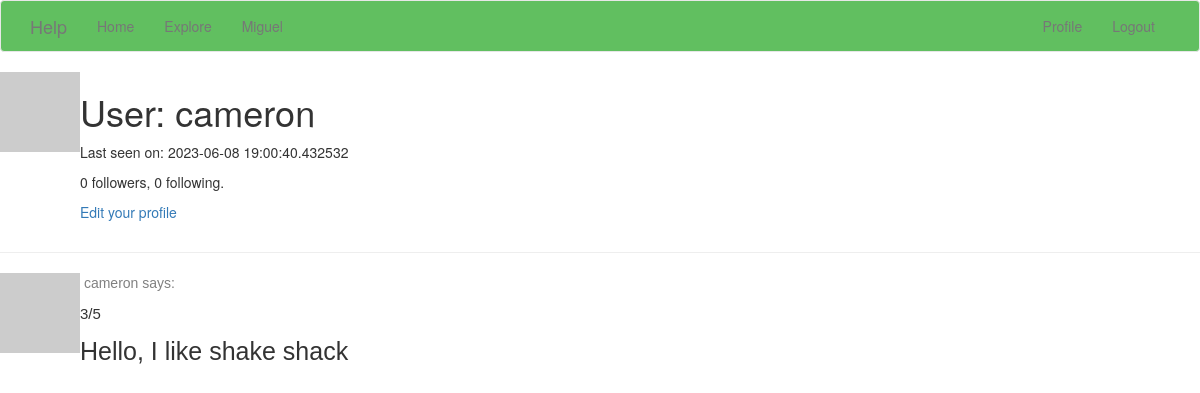
The app's page /user/cameron (signed in), older data.
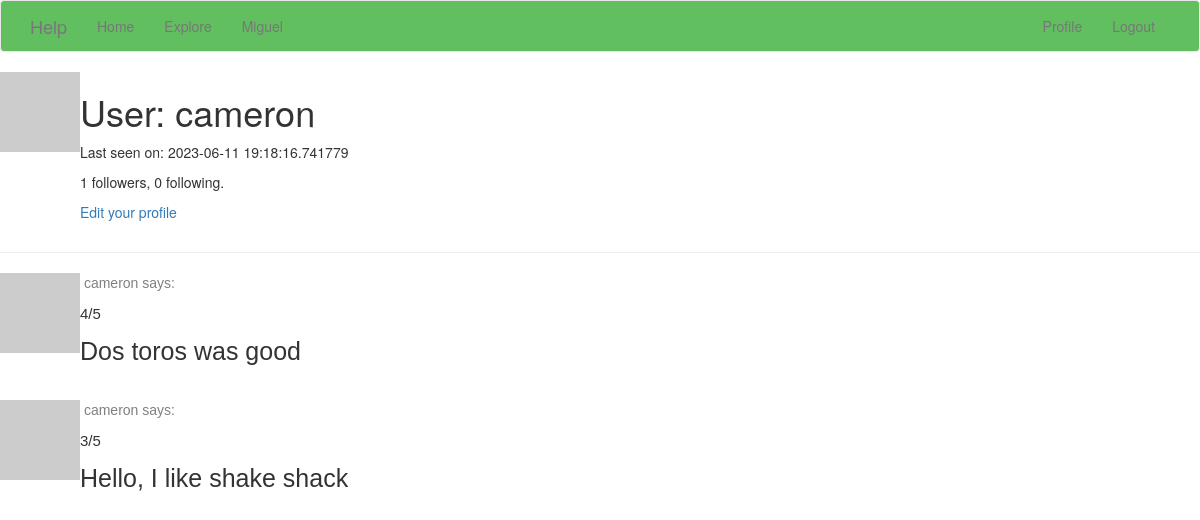
The same page, newer data.
### app/models.py (models this page shows, shortened)
class User(UserMixin, db.Model):
    id = db.Column(db.Integer, primary_key=True)
    username = db.Column(db.String(64), index=True, unique=True)
    email = db.Column(db.String(120), index=True, unique=True)
    password_hash = db.Column(db.String(128))
    posts = db.relationship('Post', backref='author', lazy='dynamic')
    about_me = db.Column(db.String(140))
    last_seen = db.Column(db.DateTime, default=datetime.utcnow)
    followed = db.relationship(
        'User', secondary=followers,
        primaryjoin=(followers.c.follower_id == id),
        secondaryjoin=(followers.c.followed_id == id),
        backref=db.backref('followers', lazy='dynamic'), lazy='dynamic')
    def avatar(self, size):
        digest = md5(self.email.lower().encode('utf-8')).hexdigest()
        return 'https://www.gravatar.com/avatar/729e26a2a2c7ff24a71958d4aa4e5f35'.format(
            digest, size)

class Post(db.Model):
    id = db.Column(db.Integer, primary_key=True)
    body = db.Column(db.String(140))
    timestamp = db.Column(db.DateTime, index=True, default=datetime.utcnow)
    user_id = db.Column(db.Integer, db.ForeignKey('user.id'))
    rating = db.Column(db.Integer, default=0)

### app/routes.py (the view)
@app.route('/user/<username>')
@login_required
def user(username):
    user = User.query.filter_by(username=username).first_or_404()
    page = request.args.get('page', 1, type=int)
    posts = user.posts.order_by(Post.timestamp.desc()).paginate(
        page=page, per_page=app.config['POSTS_PER_PAGE'], error_out=False)
    next_url = url_for('user', username=user.username, page=posts.next_num) \
        if posts.has_next else None
    prev_url = url_for('user', username=user.username, page=posts.prev_num) \
        if posts.has_prev else None
    form = EmptyForm()
    return render_template('user.html', user=user, posts=posts.items,
                           next_url=next_url, prev_url=prev_url, form=form)

### app/models.py (called while the page is built)
@login.user_loader
def load_user(id):
    return User.query.get(int(id))

### app/routes.py (called while the page is built)
@app.before_request
def before_request():
    if current_user.is_authenticated:
        current_user.last_seen = datetime.utcnow()
        db.session.commit()

### app/templates/user.html (shortened to what this page needs)
{% extends "base.html" %}
{% block content %}
    <table>
        <tr valign="top">
            <td><img src="{{ user.avatar(128) }}"></td>
            <td>
                <h1>User: {{ user.username }}</h1>
                {% if user.last_seen %}<p>Last seen on: {{ user.last_seen }}</p>{% endif %}
                <p>{{ user.followers.count() }} followers, {{ user.followed.count() }} following.</p>
                {% if user == current_user %}
                <p><a href="{{ url_for('edit_profile') }}">Edit your profile</a></p>
                {% endif %}
            </td>
        </tr>
    </table>
    <hr>
    {% for post in posts %}
        {% include '_post.html' %}
    {% endfor %}
{% endblock %}

### app/templates/base.html (shortened to what this page needs)
{% extends 'bootstrap/base.html' %}
{% block navbar %}
    <nav style="background-color:#61bf60;", class="navbar navbar-default">
        <div class="container" >
            <div class="navbar-header">
                <a class="navbar-brand" href="{{ url_for('index') }}">Help</a>
            </div>
            <div class="collapse navbar-collapse" id="bs-example-navbar-collapse-1">
                <ul class="nav navbar-nav">
                    <li><a href="{{ url_for('index') }}">Home</a></li>
                    <li><a href="{{ url_for('explore') }}">Explore</a></li>
                    <li><a href="{{ url_for('miguel') }}">Miguel</a></li>
                </ul>
                <ul class="nav navbar-nav navbar-right">
                    {% if current_user.is_anonymous %}
                    <li><a href="{{ url_for('login') }}">Login</a></li>
                    {% else %}
                    <li><a href="{{ url_for('user', username=current_user.username) }}">Profile</a></li>
                    <li><a href="{{ url_for('logout') }}">Logout</a></li>
                    {% endif %}
                </ul>
            </div>
        </div>
    </nav>
{% endblock %}

### app/templates/_post.html
    <table>
        <tr valign="top">
            <td><img src="{{ post.author.avatar(36) }}"></td>
            <td>
                <a href="{{ url_for('user', username=post.author.username) }}">
                    <p style="font-family: Helvetica; color: grey" >&nbsp{{ post.author.username }} says:</p>
                </a>
              <body>
              <p style="font-family: Helvetica; font-size: 15px"> {{ post.rating}}/5</p>
              <p style="font-family: Helvetica; font-size: 25px"> {{ post.body }} </p>
              <br>
              </body>
            </td>
        </tr>
    </table>

Row changes from the older to the newer data that the page shows:
changed User "cameron": last_seen "2023-06-08 19:00:40.432532" → "2023-06-11 19:18:16.741779"
added Post: author.username "cameron", rating "4", body "Dos toros was good"
Text that changed along with them:
{{ user.followers.count() }}: "0" → "1"
